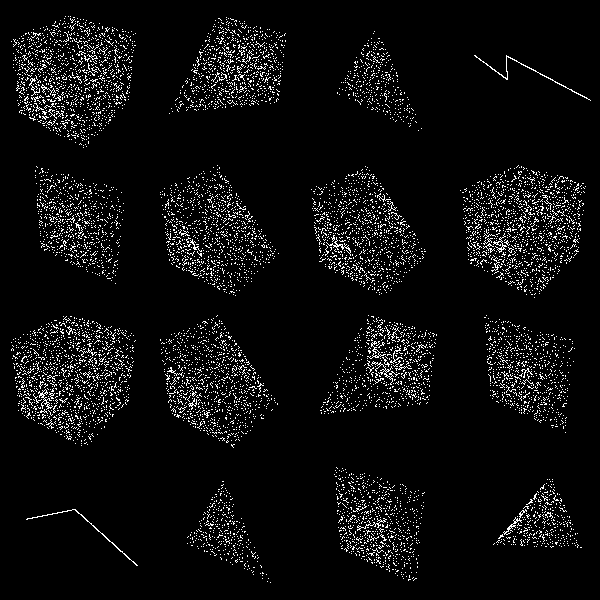

Source code (Python):
#!/usr/bin/env python
# Demonstrate quadratic cell IntersectWithLine methods for various cell types.

import math

import vtkmodules.vtkInteractionStyle  # noqa: F401
import vtkmodules.vtkRenderingOpenGL2  # noqa: F401

from vtkmodules.vtkCommonCore import reference, vtkMinimalStandardRandomSequence, vtkPoints
from vtkmodules.vtkCommonDataModel import (
    vtkBiQuadraticQuad,
    vtkBiQuadraticQuadraticHexahedron,
    vtkBiQuadraticQuadraticWedge,
    vtkBiQuadraticTriangle,
    vtkCellArray,
    vtkCubicLine,
    vtkPolyData,
    vtkQuadraticEdge,
    vtkQuadraticHexahedron,
    vtkQuadraticLinearQuad,
    vtkQuadraticLinearWedge,
    vtkQuadraticPyramid,
    vtkQuadraticQuad,
    vtkQuadraticTetra,
    vtkQuadraticTriangle,
    vtkQuadraticWedge,
    vtkTriQuadraticHexahedron,
    vtkTriQuadraticPyramid,
)
from vtkmodules.vtkRenderingCore import (
    vtkActor,
    vtkPolyDataMapper,
    vtkRenderWindow,
    vtkRenderWindowInteractor,
    vtkRenderer,
)

sequence = vtkMinimalStandardRandomSequence()
sequence.SetSeed(1)
n_test = 10000
radius = 1.5
center = [0.5, 0.25, 0.0]

# vtkQuadraticEdge
edge = vtkQuadraticEdge()
for i in range(edge.GetNumberOfPoints()):
    edge.GetPointIds().SetId(i, i)
edge.GetPoints().SetPoint(0, 0, 0, 0)
edge.GetPoints().SetPoint(1, 1, 0, 0)
edge.GetPoints().SetPoint(2, 0.5, 0.25, 0)

# vtkQuadraticTriangle
tri = vtkQuadraticTriangle()
for i in range(tri.GetNumberOfPoints()):
    tri.GetPointIds().SetId(i, i)
tri.GetPoints().SetPoint(0, 0, 0, 0)
tri.GetPoints().SetPoint(1, 1, 0, 0)
tri.GetPoints().SetPoint(2, 0.5, 0.8, 0)
tri.GetPoints().SetPoint(3, 0.5, 0.0, 0)
tri.GetPoints().SetPoint(4, 0.75, 0.4, 0)
tri.GetPoints().SetPoint(5, 0.25, 0.4, 0)
center = [0.5, 0.5, 0.0]

# vtkQuadraticQuad
quad = vtkQuadraticQuad()
for i in range(quad.GetNumberOfPoints()):
    quad.GetPointIds().SetId(i, i)
quad.GetPoints().SetPoint(0, 0.0, 0.0, 0.0)
quad.GetPoints().SetPoint(1, 1.0, 0.0, 0.0)
quad.GetPoints().SetPoint(2, 1.0, 1.0, 0.0)
quad.GetPoints().SetPoint(3, 0.0, 1.0, 0.0)
quad.GetPoints().SetPoint(4, 0.5, 0.0, 0.0)
quad.GetPoints().SetPoint(5, 1.0, 0.5, 0.0)
quad.GetPoints().SetPoint(6, 0.5, 1.0, 0.0)
quad.GetPoints().SetPoint(7, 0.0, 0.5, 0.0)

# vtkQuadraticTetra
tetra = vtkQuadraticTetra()
for i in range(tetra.GetNumberOfPoints()):
    tetra.GetPointIds().SetId(i, i)
tetra.GetPoints().SetPoint(0, 0.0, 0.0, 0.0)
tetra.GetPoints().SetPoint(1, 1.0, 0.0, 0.0)
tetra.GetPoints().SetPoint(2, 0.5, 0.8, 0.0)
tetra.GetPoints().SetPoint(3, 0.5, 0.4, 1.0)
tetra.GetPoints().SetPoint(4, 0.5, 0.0, 0.0)
tetra.GetPoints().SetPoint(5, 0.75, 0.4, 0.0)
tetra.GetPoints().SetPoint(6, 0.25, 0.4, 0.0)
tetra.GetPoints().SetPoint(7, 0.25, 0.2, 0.5)
tetra.GetPoints().SetPoint(8, 0.75, 0.2, 0.5)
tetra.GetPoints().SetPoint(9, 0.50, 0.6, 0.5)

# vtkQuadraticHexahedron
hex_cell = vtkQuadraticHexahedron()
for i in range(hex_cell.GetNumberOfPoints()):
    hex_cell.GetPointIds().SetId(i, i)
hex_cell.GetPoints().SetPoint(0, 0, 0, 0)
hex_cell.GetPoints().SetPoint(1, 1, 0, 0)
hex_cell.GetPoints().SetPoint(2, 1, 1, 0)
hex_cell.GetPoints().SetPoint(3, 0, 1, 0)
hex_cell.GetPoints().SetPoint(4, 0, 0, 1)
hex_cell.GetPoints().SetPoint(5, 1, 0, 1)
hex_cell.GetPoints().SetPoint(6, 1, 1, 1)
hex_cell.GetPoints().SetPoint(7, 0, 1, 1)
hex_cell.GetPoints().SetPoint(8, 0.5, 0, 0)
hex_cell.GetPoints().SetPoint(9, 1, 0.5, 0)
hex_cell.GetPoints().SetPoint(10, 0.5, 1, 0)
hex_cell.GetPoints().SetPoint(11, 0, 0.5, 0)
hex_cell.GetPoints().SetPoint(12, 0.5, 0, 1)
hex_cell.GetPoints().SetPoint(13, 1, 0.5, 1)
hex_cell.GetPoints().SetPoint(14, 0.5, 1, 1)
hex_cell.GetPoints().SetPoint(15, 0, 0.5, 1)
hex_cell.GetPoints().SetPoint(16, 0, 0, 0.5)
hex_cell.GetPoints().SetPoint(17, 1, 0, 0.5)
hex_cell.GetPoints().SetPoint(18, 1, 1, 0.5)
hex_cell.GetPoints().SetPoint(19, 0, 1, 0.5)

# vtkQuadraticWedge
wedge = vtkQuadraticWedge()
pcoords = wedge.GetParametricCoords()
for i in range(wedge.GetNumberOfPoints()):
    wedge.GetPointIds().SetId(i, i)
    wedge.GetPoints().SetPoint(i, pcoords[3 * i], pcoords[3 * i + 1], pcoords[3 * i + 2])

# vtkQuadraticPyramid
pyra = vtkQuadraticPyramid()
for i in range(pyra.GetNumberOfPoints()):
    pyra.GetPointIds().SetId(i, i)
pyra.GetPoints().SetPoint(0, 0, 0, 0)
pyra.GetPoints().SetPoint(1, 1, 0, 0)
pyra.GetPoints().SetPoint(2, 1, 1, 0)
pyra.GetPoints().SetPoint(3, 0, 1, 0)
pyra.GetPoints().SetPoint(4, 0, 0, 1)
pyra.GetPoints().SetPoint(5, 0.5, 0, 0)
pyra.GetPoints().SetPoint(6, 1, 0.5, 0)
pyra.GetPoints().SetPoint(7, 0.5, 1, 0)
pyra.GetPoints().SetPoint(8, 0, 0.5, 0)
pyra.GetPoints().SetPoint(9, 0, 0, 0.5)
pyra.GetPoints().SetPoint(10, 0.5, 0, 0.5)
pyra.GetPoints().SetPoint(11, 0.5, 0.5, 0.5)
pyra.GetPoints().SetPoint(12, 0, 0.5, 0.5)

# vtkQuadraticLinearQuad
quadlin = vtkQuadraticLinearQuad()
ql_pcoords = quadlin.GetParametricCoords()
for i in range(quadlin.GetNumberOfPoints()):
    quadlin.GetPointIds().SetId(i, i)
    quadlin.GetPoints().SetPoint(i, ql_pcoords[3 * i], ql_pcoords[3 * i + 1], ql_pcoords[3 * i + 2])

# vtkBiQuadraticQuad
biquad = vtkBiQuadraticQuad()
bq_pcoords = biquad.GetParametricCoords()
for i in range(biquad.GetNumberOfPoints()):
    biquad.GetPointIds().SetId(i, i)
    biquad.GetPoints().SetPoint(i, bq_pcoords[3 * i], bq_pcoords[3 * i + 1], bq_pcoords[3 * i + 2])

# vtkQuadraticLinearWedge
wedgelin = vtkQuadraticLinearWedge()
wl_pcoords = wedgelin.GetParametricCoords()
for i in range(wedgelin.GetNumberOfPoints()):
    wedgelin.GetPointIds().SetId(i, i)
    wedgelin.GetPoints().SetPoint(i, wl_pcoords[3 * i], wl_pcoords[3 * i + 1], wl_pcoords[3 * i + 2])

# vtkBiQuadraticQuadraticWedge
biwedge = vtkBiQuadraticQuadraticWedge()
bw_pcoords = biwedge.GetParametricCoords()
for i in range(biwedge.GetNumberOfPoints()):
    biwedge.GetPointIds().SetId(i, i)
    biwedge.GetPoints().SetPoint(i, bw_pcoords[3 * i], bw_pcoords[3 * i + 1], bw_pcoords[3 * i + 2])

# vtkBiQuadraticQuadraticHexahedron
bihex = vtkBiQuadraticQuadraticHexahedron()
bh_pcoords = bihex.GetParametricCoords()
for i in range(bihex.GetNumberOfPoints()):
    bihex.GetPointIds().SetId(i, i)
    bihex.GetPoints().SetPoint(i, bh_pcoords[3 * i], bh_pcoords[3 * i + 1], bh_pcoords[3 * i + 2])

# vtkTriQuadraticHexahedron
trihex = vtkTriQuadraticHexahedron()
th_pcoords = trihex.GetParametricCoords()
for i in range(trihex.GetNumberOfPoints()):
    trihex.GetPointIds().SetId(i, i)
    trihex.GetPoints().SetPoint(i, th_pcoords[3 * i], th_pcoords[3 * i + 1], th_pcoords[3 * i + 2])

# vtkTriQuadraticPyramid
tq_pyra = vtkTriQuadraticPyramid()
for i in range(tq_pyra.GetNumberOfPoints()):
    tq_pyra.GetPointIds().SetId(i, i)
tq_pyra.GetPoints().SetPoint(0, 0, 0, 0)
tq_pyra.GetPoints().SetPoint(1, 1, 0, 0)
tq_pyra.GetPoints().SetPoint(2, 1, 1, 0)
tq_pyra.GetPoints().SetPoint(3, 0, 1, 0)
tq_pyra.GetPoints().SetPoint(4, 0, 0, 1)
tq_pyra.GetPoints().SetPoint(5, 0.5, 0, 0)
tq_pyra.GetPoints().SetPoint(6, 1, 0.5, 0)
tq_pyra.GetPoints().SetPoint(7, 0.5, 1, 0)
tq_pyra.GetPoints().SetPoint(8, 0, 0.5, 0)
tq_pyra.GetPoints().SetPoint(9, 0, 0, 0.5)
tq_pyra.GetPoints().SetPoint(10, 0.5, 0, 0.5)
tq_pyra.GetPoints().SetPoint(11, 0.5, 0.5, 0.5)
tq_pyra.GetPoints().SetPoint(12, 0, 0.5, 0.5)
tq_pyra.GetPoints().SetPoint(13, 0.5, 0.5, 0)
tq_pyra.GetPoints().SetPoint(14, 1.0 / 3.0, 0, 1.0 / 3.0)
tq_pyra.GetPoints().SetPoint(15, 2.0 / 3.0, 1.0 / 3.0, 1.0 / 3.0)
tq_pyra.GetPoints().SetPoint(16, 1.0 / 3.0, 2.0 / 3.0, 1.0 / 3.0)
tq_pyra.GetPoints().SetPoint(17, 0, 1.0 / 3.0, 1.0 / 3.0)
tq_pyra.GetPoints().SetPoint(18, 0.4, 0.4, 0.2)

# vtkBiQuadraticTriangle
bitri = vtkBiQuadraticTriangle()
for i in range(bitri.GetNumberOfPoints()):
    bitri.GetPointIds().SetId(i, i)
bitri.GetPoints().SetPoint(0, 0, 0, 0)
bitri.GetPoints().SetPoint(1, 1, 0, 0)
bitri.GetPoints().SetPoint(2, 0.5, 0.8, 0)
bitri.GetPoints().SetPoint(3, 0.5, 0.0, 0)
bitri.GetPoints().SetPoint(4, 0.75, 0.4, 0)
bitri.GetPoints().SetPoint(5, 0.25, 0.4, 0)
bitri.GetPoints().SetPoint(6, 0.45, 0.24, 0)

# vtkCubicLine
culine = vtkCubicLine()
for i in range(culine.GetNumberOfPoints()):
    culine.GetPointIds().SetId(i, i)
culine.GetPoints().SetPoint(0, 0, 0, 0)
culine.GetPoints().SetPoint(1, 1, 0, 0)
culine.GetPoints().SetPoint(2, 1.0 / 3.0, -0.1, 0)
culine.GetPoints().SetPoint(3, 1.0 / 3.0, 0.1, 0)

# Cell test list: (cell, three_dimensional).
cell_tests = [
    (edge, False),
    (tri, True),
    (quad, True),
    (tetra, True),
    (hex_cell, True),
    (wedge, True),
    (pyra, True),
    (quadlin, True),
    (biquad, True),
    (wedgelin, True),
    (biwedge, True),
    (bihex, True),
    (trihex, True),
    (tq_pyra, True),
    (bitri, True),
    (culine, False),
]

# Perform intersection tests for each cell.
# 0: edge (2D)
hit_points_0 = vtkPoints()
hit_verts_0 = vtkCellArray()
for _ in range(n_test):
    p0 = [0.0, 0.0, 0.0]
    p1 = [0.0, 0.0, 0.0]
    for pt in [p0, p1]:
        theta = 2.0 * math.pi * sequence.GetValue()
        sequence.Next()
        pt[0] = radius * math.cos(theta) + center[0]
        pt[1] = radius * math.sin(theta) + center[1]
    t_val = reference(0.0)
    x = [0.0, 0.0, 0.0]
    pcoords = [0.0, 0.0, 0.0]
    sub_id = reference(0)
    result = edge.IntersectWithLine(p0, p1, 1.0e-7, t_val, x, pcoords, sub_id)
    if result:
        pid = hit_points_0.InsertNextPoint(x)
        hit_verts_0.InsertNextCell(1, [pid])
pd_0 = vtkPolyData()
pd_0.SetPoints(hit_points_0)
pd_0.SetVerts(hit_verts_0)
mapper_0 = vtkPolyDataMapper()
mapper_0.SetInputData(pd_0)
actor_0 = vtkActor()
actor_0.SetMapper(mapper_0)

# 1: tri (3D)
hit_points_1 = vtkPoints()
hit_verts_1 = vtkCellArray()
for _ in range(n_test):
    p0 = [0.0, 0.0, 0.0]
    p1 = [0.0, 0.0, 0.0]
    for pt in [p0, p1]:
        theta = 2.0 * math.pi * sequence.GetValue()
        sequence.Next()
        phi = math.pi * sequence.GetValue()
        sequence.Next()
        pt[0] = radius * math.cos(theta) * math.sin(phi) + center[0]
        pt[1] = radius * math.sin(theta) * math.sin(phi) + center[1]
        pt[2] = radius * math.cos(phi) + center[2]
    t_val = reference(0.0)
    x = [0.0, 0.0, 0.0]
    pcoords = [0.0, 0.0, 0.0]
    sub_id = reference(0)
    result = tri.IntersectWithLine(p0, p1, 1.0e-7, t_val, x, pcoords, sub_id)
    if result:
        pid = hit_points_1.InsertNextPoint(x)
        hit_verts_1.InsertNextCell(1, [pid])
pd_1 = vtkPolyData()
pd_1.SetPoints(hit_points_1)
pd_1.SetVerts(hit_verts_1)
mapper_1 = vtkPolyDataMapper()
mapper_1.SetInputData(pd_1)
actor_1 = vtkActor()
actor_1.SetMapper(mapper_1)

# 2: quad (3D)
hit_points_2 = vtkPoints()
hit_verts_2 = vtkCellArray()
for _ in range(n_test):
    p0 = [0.0, 0.0, 0.0]
    p1 = [0.0, 0.0, 0.0]
    for pt in [p0, p1]:
        theta = 2.0 * math.pi * sequence.GetValue()
        sequence.Next()
        phi = math.pi * sequence.GetValue()
        sequence.Next()
        pt[0] = radius * math.cos(theta) * math.sin(phi) + center[0]
        pt[1] = radius * math.sin(theta) * math.sin(phi) + center[1]
        pt[2] = radius * math.cos(phi) + center[2]
    t_val = reference(0.0)
    x = [0.0, 0.0, 0.0]
    pcoords = [0.0, 0.0, 0.0]
    sub_id = reference(0)
    result = quad.IntersectWithLine(p0, p1, 1.0e-7, t_val, x, pcoords, sub_id)
    if result:
        pid = hit_points_2.InsertNextPoint(x)
        hit_verts_2.InsertNextCell(1, [pid])
pd_2 = vtkPolyData()
pd_2.SetPoints(hit_points_2)
pd_2.SetVerts(hit_verts_2)
mapper_2 = vtkPolyDataMapper()
mapper_2.SetInputData(pd_2)
actor_2 = vtkActor()
actor_2.SetMapper(mapper_2)

# 3: tetra (3D)
hit_points_3 = vtkPoints()
hit_verts_3 = vtkCellArray()
for _ in range(n_test):
    p0 = [0.0, 0.0, 0.0]
    p1 = [0.0, 0.0, 0.0]
    for pt in [p0, p1]:
        theta = 2.0 * math.pi * sequence.GetValue()
        sequence.Next()
        phi = math.pi * sequence.GetValue()
        sequence.Next()
        pt[0] = radius * math.cos(theta) * math.sin(phi) + center[0]
        pt[1] = radius * math.sin(theta) * math.sin(phi) + center[1]
        pt[2] = radius * math.cos(phi) + center[2]
    t_val = reference(0.0)
    x = [0.0, 0.0, 0.0]
    pcoords = [0.0, 0.0, 0.0]
    sub_id = reference(0)
    result = tetra.IntersectWithLine(p0, p1, 1.0e-7, t_val, x, pcoords, sub_id)
    if result:
        pid = hit_points_3.InsertNextPoint(x)
        hit_verts_3.InsertNextCell(1, [pid])
pd_3 = vtkPolyData()
pd_3.SetPoints(hit_points_3)
pd_3.SetVerts(hit_verts_3)
mapper_3 = vtkPolyDataMapper()
mapper_3.SetInputData(pd_3)
actor_3 = vtkActor()
actor_3.SetMapper(mapper_3)

# 4: hex_cell (3D)
hit_points_4 = vtkPoints()
hit_verts_4 = vtkCellArray()
for _ in range(n_test):
    p0 = [0.0, 0.0, 0.0]
    p1 = [0.0, 0.0, 0.0]
    for pt in [p0, p1]:
        theta = 2.0 * math.pi * sequence.GetValue()
        sequence.Next()
        phi = math.pi * sequence.GetValue()
        sequence.Next()
        pt[0] = radius * math.cos(theta) * math.sin(phi) + center[0]
        pt[1] = radius * math.sin(theta) * math.sin(phi) + center[1]
        pt[2] = radius * math.cos(phi) + center[2]
    t_val = reference(0.0)
    x = [0.0, 0.0, 0.0]
    pcoords = [0.0, 0.0, 0.0]
    sub_id = reference(0)
    result = hex_cell.IntersectWithLine(p0, p1, 1.0e-7, t_val, x, pcoords, sub_id)
    if result:
        pid = hit_points_4.InsertNextPoint(x)
        hit_verts_4.InsertNextCell(1, [pid])
pd_4 = vtkPolyData()
pd_4.SetPoints(hit_points_4)
pd_4.SetVerts(hit_verts_4)
mapper_4 = vtkPolyDataMapper()
mapper_4.SetInputData(pd_4)
actor_4 = vtkActor()
actor_4.SetMapper(mapper_4)

# 5: wedge (3D)
hit_points_5 = vtkPoints()
hit_verts_5 = vtkCellArray()
for _ in range(n_test):
    p0 = [0.0, 0.0, 0.0]
    p1 = [0.0, 0.0, 0.0]
    for pt in [p0, p1]:
        theta = 2.0 * math.pi * sequence.GetValue()
        sequence.Next()
        phi = math.pi * sequence.GetValue()
        sequence.Next()
        pt[0] = radius * math.cos(theta) * math.sin(phi) + center[0]
        pt[1] = radius * math.sin(theta) * math.sin(phi) + center[1]
        pt[2] = radius * math.cos(phi) + center[2]
    t_val = reference(0.0)
    x = [0.0, 0.0, 0.0]
    pcoords = [0.0, 0.0, 0.0]
    sub_id = reference(0)
    result = wedge.IntersectWithLine(p0, p1, 1.0e-7, t_val, x, pcoords, sub_id)
    if result:
        pid = hit_points_5.InsertNextPoint(x)
        hit_verts_5.InsertNextCell(1, [pid])
pd_5 = vtkPolyData()
pd_5.SetPoints(hit_points_5)
pd_5.SetVerts(hit_verts_5)
mapper_5 = vtkPolyDataMapper()
mapper_5.SetInputData(pd_5)
actor_5 = vtkActor()
actor_5.SetMapper(mapper_5)

# 6: pyra (3D)
hit_points_6 = vtkPoints()
hit_verts_6 = vtkCellArray()
for _ in range(n_test):
    p0 = [0.0, 0.0, 0.0]
    p1 = [0.0, 0.0, 0.0]
    for pt in [p0, p1]:
        theta = 2.0 * math.pi * sequence.GetValue()
        sequence.Next()
        phi = math.pi * sequence.GetValue()
        sequence.Next()
        pt[0] = radius * math.cos(theta) * math.sin(phi) + center[0]
        pt[1] = radius * math.sin(theta) * math.sin(phi) + center[1]
        pt[2] = radius * math.cos(phi) + center[2]
    t_val = reference(0.0)
    x = [0.0, 0.0, 0.0]
    pcoords = [0.0, 0.0, 0.0]
    sub_id = reference(0)
    result = pyra.IntersectWithLine(p0, p1, 1.0e-7, t_val, x, pcoords, sub_id)
    if result:
        pid = hit_points_6.InsertNextPoint(x)
        hit_verts_6.InsertNextCell(1, [pid])
pd_6 = vtkPolyData()
pd_6.SetPoints(hit_points_6)
pd_6.SetVerts(hit_verts_6)
mapper_6 = vtkPolyDataMapper()
mapper_6.SetInputData(pd_6)
actor_6 = vtkActor()
actor_6.SetMapper(mapper_6)

# 7: quadlin (3D)
hit_points_7 = vtkPoints()
hit_verts_7 = vtkCellArray()
for _ in range(n_test):
    p0 = [0.0, 0.0, 0.0]
    p1 = [0.0, 0.0, 0.0]
    for pt in [p0, p1]:
        theta = 2.0 * math.pi * sequence.GetValue()
        sequence.Next()
        phi = math.pi * sequence.GetValue()
        sequence.Next()
        pt[0] = radius * math.cos(theta) * math.sin(phi) + center[0]
        pt[1] = radius * math.sin(theta) * math.sin(phi) + center[1]
        pt[2] = radius * math.cos(phi) + center[2]
    t_val = reference(0.0)
    x = [0.0, 0.0, 0.0]
    pcoords = [0.0, 0.0, 0.0]
    sub_id = reference(0)
    result = quadlin.IntersectWithLine(p0, p1, 1.0e-7, t_val, x, pcoords, sub_id)
    if result:
        pid = hit_points_7.InsertNextPoint(x)
        hit_verts_7.InsertNextCell(1, [pid])
pd_7 = vtkPolyData()
pd_7.SetPoints(hit_points_7)
pd_7.SetVerts(hit_verts_7)
mapper_7 = vtkPolyDataMapper()
mapper_7.SetInputData(pd_7)
actor_7 = vtkActor()
actor_7.SetMapper(mapper_7)

# 8: biquad (3D)
hit_points_8 = vtkPoints()
hit_verts_8 = vtkCellArray()
for _ in range(n_test):
    p0 = [0.0, 0.0, 0.0]
    p1 = [0.0, 0.0, 0.0]
    for pt in [p0, p1]:
        theta = 2.0 * math.pi * sequence.GetValue()
        sequence.Next()
        phi = math.pi * sequence.GetValue()
        sequence.Next()
        pt[0] = radius * math.cos(theta) * math.sin(phi) + center[0]
        pt[1] = radius * math.sin(theta) * math.sin(phi) + center[1]
        pt[2] = radius * math.cos(phi) + center[2]
    t_val = reference(0.0)
    x = [0.0, 0.0, 0.0]
    pcoords = [0.0, 0.0, 0.0]
    sub_id = reference(0)
    result = biquad.IntersectWithLine(p0, p1, 1.0e-7, t_val, x, pcoords, sub_id)
    if result:
        pid = hit_points_8.InsertNextPoint(x)
        hit_verts_8.InsertNextCell(1, [pid])
pd_8 = vtkPolyData()
pd_8.SetPoints(hit_points_8)
pd_8.SetVerts(hit_verts_8)
mapper_8 = vtkPolyDataMapper()
mapper_8.SetInputData(pd_8)
actor_8 = vtkActor()
actor_8.SetMapper(mapper_8)

# 9: wedgelin (3D)
hit_points_9 = vtkPoints()
hit_verts_9 = vtkCellArray()
for _ in range(n_test):
    p0 = [0.0, 0.0, 0.0]
    p1 = [0.0, 0.0, 0.0]
    for pt in [p0, p1]:
        theta = 2.0 * math.pi * sequence.GetValue()
        sequence.Next()
        phi = math.pi * sequence.GetValue()
        sequence.Next()
        pt[0] = radius * math.cos(theta) * math.sin(phi) + center[0]
        pt[1] = radius * math.sin(theta) * math.sin(phi) + center[1]
        pt[2] = radius * math.cos(phi) + center[2]
    t_val = reference(0.0)
    x = [0.0, 0.0, 0.0]
    pcoords = [0.0, 0.0, 0.0]
    sub_id = reference(0)
    result = wedgelin.IntersectWithLine(p0, p1, 1.0e-7, t_val, x, pcoords, sub_id)
    if result:
        pid = hit_points_9.InsertNextPoint(x)
        hit_verts_9.InsertNextCell(1, [pid])
pd_9 = vtkPolyData()
pd_9.SetPoints(hit_points_9)
pd_9.SetVerts(hit_verts_9)
mapper_9 = vtkPolyDataMapper()
mapper_9.SetInputData(pd_9)
actor_9 = vtkActor()
actor_9.SetMapper(mapper_9)

# 10: biwedge (3D)
hit_points_10 = vtkPoints()
hit_verts_10 = vtkCellArray()
for _ in range(n_test):
    p0 = [0.0, 0.0, 0.0]
    p1 = [0.0, 0.0, 0.0]
    for pt in [p0, p1]:
        theta = 2.0 * math.pi * sequence.GetValue()
        sequence.Next()
        phi = math.pi * sequence.GetValue()
        sequence.Next()
        pt[0] = radius * math.cos(theta) * math.sin(phi) + center[0]
        pt[1] = radius * math.sin(theta) * math.sin(phi) + center[1]
        pt[2] = radius * math.cos(phi) + center[2]
    t_val = reference(0.0)
    x = [0.0, 0.0, 0.0]
    pcoords = [0.0, 0.0, 0.0]
    sub_id = reference(0)
    result = biwedge.IntersectWithLine(p0, p1, 1.0e-7, t_val, x, pcoords, sub_id)
    if result:
        pid = hit_points_10.InsertNextPoint(x)
        hit_verts_10.InsertNextCell(1, [pid])
pd_10 = vtkPolyData()
pd_10.SetPoints(hit_points_10)
pd_10.SetVerts(hit_verts_10)
mapper_10 = vtkPolyDataMapper()
mapper_10.SetInputData(pd_10)
actor_10 = vtkActor()
actor_10.SetMapper(mapper_10)

# 11: bihex (3D)
hit_points_11 = vtkPoints()
hit_verts_11 = vtkCellArray()
for _ in range(n_test):
    p0 = [0.0, 0.0, 0.0]
    p1 = [0.0, 0.0, 0.0]
    for pt in [p0, p1]:
        theta = 2.0 * math.pi * sequence.GetValue()
        sequence.Next()
        phi = math.pi * sequence.GetValue()
        sequence.Next()
        pt[0] = radius * math.cos(theta) * math.sin(phi) + center[0]
        pt[1] = radius * math.sin(theta) * math.sin(phi) + center[1]
        pt[2] = radius * math.cos(phi) + center[2]
    t_val = reference(0.0)
    x = [0.0, 0.0, 0.0]
    pcoords = [0.0, 0.0, 0.0]
    sub_id = reference(0)
    result = bihex.IntersectWithLine(p0, p1, 1.0e-7, t_val, x, pcoords, sub_id)
    if result:
        pid = hit_points_11.InsertNextPoint(x)
        hit_verts_11.InsertNextCell(1, [pid])
pd_11 = vtkPolyData()
pd_11.SetPoints(hit_points_11)
pd_11.SetVerts(hit_verts_11)
mapper_11 = vtkPolyDataMapper()
mapper_11.SetInputData(pd_11)
actor_11 = vtkActor()
actor_11.SetMapper(mapper_11)

# 12: trihex (3D)
hit_points_12 = vtkPoints()
hit_verts_12 = vtkCellArray()
for _ in range(n_test):
    p0 = [0.0, 0.0, 0.0]
    p1 = [0.0, 0.0, 0.0]
    for pt in [p0, p1]:
        theta = 2.0 * math.pi * sequence.GetValue()
        sequence.Next()
        phi = math.pi * sequence.GetValue()
        sequence.Next()
        pt[0] = radius * math.cos(theta) * math.sin(phi) + center[0]
        pt[1] = radius * math.sin(theta) * math.sin(phi) + center[1]
        pt[2] = radius * math.cos(phi) + center[2]
    t_val = reference(0.0)
    x = [0.0, 0.0, 0.0]
    pcoords = [0.0, 0.0, 0.0]
    sub_id = reference(0)
    result = trihex.IntersectWithLine(p0, p1, 1.0e-7, t_val, x, pcoords, sub_id)
    if result:
        pid = hit_points_12.InsertNextPoint(x)
        hit_verts_12.InsertNextCell(1, [pid])
pd_12 = vtkPolyData()
pd_12.SetPoints(hit_points_12)
pd_12.SetVerts(hit_verts_12)
mapper_12 = vtkPolyDataMapper()
mapper_12.SetInputData(pd_12)
actor_12 = vtkActor()
actor_12.SetMapper(mapper_12)

# 13: tq_pyra (3D)
hit_points_13 = vtkPoints()
hit_verts_13 = vtkCellArray()
for _ in range(n_test):
    p0 = [0.0, 0.0, 0.0]
    p1 = [0.0, 0.0, 0.0]
    for pt in [p0, p1]:
        theta = 2.0 * math.pi * sequence.GetValue()
        sequence.Next()
        phi = math.pi * sequence.GetValue()
        sequence.Next()
        pt[0] = radius * math.cos(theta) * math.sin(phi) + center[0]
        pt[1] = radius * math.sin(theta) * math.sin(phi) + center[1]
        pt[2] = radius * math.cos(phi) + center[2]
    t_val = reference(0.0)
    x = [0.0, 0.0, 0.0]
    pcoords = [0.0, 0.0, 0.0]
    sub_id = reference(0)
    result = tq_pyra.IntersectWithLine(p0, p1, 1.0e-7, t_val, x, pcoords, sub_id)
    if result:
        pid = hit_points_13.InsertNextPoint(x)
        hit_verts_13.InsertNextCell(1, [pid])
pd_13 = vtkPolyData()
pd_13.SetPoints(hit_points_13)
pd_13.SetVerts(hit_verts_13)
mapper_13 = vtkPolyDataMapper()
mapper_13.SetInputData(pd_13)
actor_13 = vtkActor()
actor_13.SetMapper(mapper_13)

# 14: bitri (3D)
hit_points_14 = vtkPoints()
hit_verts_14 = vtkCellArray()
for _ in range(n_test):
    p0 = [0.0, 0.0, 0.0]
    p1 = [0.0, 0.0, 0.0]
    for pt in [p0, p1]:
        theta = 2.0 * math.pi * sequence.GetValue()
        sequence.Next()
        phi = math.pi * sequence.GetValue()
        sequence.Next()
        pt[0] = radius * math.cos(theta) * math.sin(phi) + center[0]
        pt[1] = radius * math.sin(theta) * math.sin(phi) + center[1]
        pt[2] = radius * math.cos(phi) + center[2]
    t_val = reference(0.0)
    x = [0.0, 0.0, 0.0]
    pcoords = [0.0, 0.0, 0.0]
    sub_id = reference(0)
    result = bitri.IntersectWithLine(p0, p1, 1.0e-7, t_val, x, pcoords, sub_id)
    if result:
        pid = hit_points_14.InsertNextPoint(x)
        hit_verts_14.InsertNextCell(1, [pid])
pd_14 = vtkPolyData()
pd_14.SetPoints(hit_points_14)
pd_14.SetVerts(hit_verts_14)
mapper_14 = vtkPolyDataMapper()
mapper_14.SetInputData(pd_14)
actor_14 = vtkActor()
actor_14.SetMapper(mapper_14)

# 15: culine (2D)
hit_points_15 = vtkPoints()
hit_verts_15 = vtkCellArray()
for _ in range(n_test):
    p0 = [0.0, 0.0, 0.0]
    p1 = [0.0, 0.0, 0.0]
    for pt in [p0, p1]:
        theta = 2.0 * math.pi * sequence.GetValue()
        sequence.Next()
        pt[0] = radius * math.cos(theta) + center[0]
        pt[1] = radius * math.sin(theta) + center[1]
    t_val = reference(0.0)
    x = [0.0, 0.0, 0.0]
    pcoords = [0.0, 0.0, 0.0]
    sub_id = reference(0)
    result = culine.IntersectWithLine(p0, p1, 1.0e-7, t_val, x, pcoords, sub_id)
    if result:
        pid = hit_points_15.InsertNextPoint(x)
        hit_verts_15.InsertNextCell(1, [pid])
pd_15 = vtkPolyData()
pd_15.SetPoints(hit_points_15)
pd_15.SetVerts(hit_verts_15)
mapper_15 = vtkPolyDataMapper()
mapper_15.SetInputData(pd_15)
actor_15 = vtkActor()
actor_15.SetMapper(mapper_15)

# Renderers.
renderer_0 = vtkRenderer()
renderer_0.AddActor(actor_0)
renderer_0.SetViewport(0.0, 0.0, 0.25, 0.25)

renderer_1 = vtkRenderer()
renderer_1.AddActor(actor_1)
renderer_1.SetViewport(0.25, 0.0, 0.5, 0.25)

renderer_2 = vtkRenderer()
renderer_2.AddActor(actor_2)
renderer_2.SetViewport(0.5, 0.0, 0.75, 0.25)

renderer_3 = vtkRenderer()
renderer_3.AddActor(actor_3)
renderer_3.SetViewport(0.75, 0.0, 1.0, 0.25)

renderer_4 = vtkRenderer()
renderer_4.AddActor(actor_4)
renderer_4.SetViewport(0.0, 0.25, 0.25, 0.5)

renderer_5 = vtkRenderer()
renderer_5.AddActor(actor_5)
renderer_5.SetViewport(0.25, 0.25, 0.5, 0.5)

renderer_6 = vtkRenderer()
renderer_6.AddActor(actor_6)
renderer_6.SetViewport(0.5, 0.25, 0.75, 0.5)

renderer_7 = vtkRenderer()
renderer_7.AddActor(actor_7)
renderer_7.SetViewport(0.75, 0.25, 1.0, 0.5)

renderer_8 = vtkRenderer()
renderer_8.AddActor(actor_8)
renderer_8.SetViewport(0.0, 0.5, 0.25, 0.75)

renderer_9 = vtkRenderer()
renderer_9.AddActor(actor_9)
renderer_9.SetViewport(0.25, 0.5, 0.5, 0.75)

renderer_10 = vtkRenderer()
renderer_10.AddActor(actor_10)
renderer_10.SetViewport(0.5, 0.5, 0.75, 0.75)

renderer_11 = vtkRenderer()
renderer_11.AddActor(actor_11)
renderer_11.SetViewport(0.75, 0.5, 1.0, 0.75)

renderer_12 = vtkRenderer()
renderer_12.AddActor(actor_12)
renderer_12.SetViewport(0.0, 0.75, 0.25, 1.0)

renderer_13 = vtkRenderer()
renderer_13.AddActor(actor_13)
renderer_13.SetViewport(0.25, 0.75, 0.5, 1.0)

renderer_14 = vtkRenderer()
renderer_14.AddActor(actor_14)
renderer_14.SetViewport(0.5, 0.75, 0.75, 1.0)

renderer_15 = vtkRenderer()
renderer_15.AddActor(actor_15)
renderer_15.SetViewport(0.75, 0.75, 1.0, 1.0)

# Render window.
render_window = vtkRenderWindow()
render_window.SetMultiSamples(0)
render_window.SetSize(600, 600)
render_window.AddRenderer(renderer_0)
render_window.AddRenderer(renderer_1)
render_window.AddRenderer(renderer_2)
render_window.AddRenderer(renderer_3)
render_window.AddRenderer(renderer_4)
render_window.AddRenderer(renderer_5)
render_window.AddRenderer(renderer_6)
render_window.AddRenderer(renderer_7)
render_window.AddRenderer(renderer_8)
render_window.AddRenderer(renderer_9)
render_window.AddRenderer(renderer_10)
render_window.AddRenderer(renderer_11)
render_window.AddRenderer(renderer_12)
render_window.AddRenderer(renderer_13)
render_window.AddRenderer(renderer_14)
render_window.AddRenderer(renderer_15)
render_window.SetWindowName("quadratic intersection")

# Scene.
renderer_0.GetActiveCamera().SetPosition(2, 2, 2)
renderer_0.GetActiveCamera().SetFocalPoint(center[0], center[1], center[2])
renderer_0.ResetCamera()
renderer_1.GetActiveCamera().SetPosition(2, 2, 2)
renderer_1.GetActiveCamera().SetFocalPoint(center[0], center[1], center[2])
renderer_1.ResetCamera()
renderer_2.GetActiveCamera().SetPosition(2, 2, 2)
renderer_2.GetActiveCamera().SetFocalPoint(center[0], center[1], center[2])
renderer_2.ResetCamera()
renderer_3.GetActiveCamera().SetPosition(2, 2, 2)
renderer_3.GetActiveCamera().SetFocalPoint(center[0], center[1], center[2])
renderer_3.ResetCamera()
renderer_4.GetActiveCamera().SetPosition(2, 2, 2)
renderer_4.GetActiveCamera().SetFocalPoint(center[0], center[1], center[2])
renderer_4.ResetCamera()
renderer_5.GetActiveCamera().SetPosition(2, 2, 2)
renderer_5.GetActiveCamera().SetFocalPoint(center[0], center[1], center[2])
renderer_5.ResetCamera()
renderer_6.GetActiveCamera().SetPosition(2, 2, 2)
renderer_6.GetActiveCamera().SetFocalPoint(center[0], center[1], center[2])
renderer_6.ResetCamera()
renderer_7.GetActiveCamera().SetPosition(2, 2, 2)
renderer_7.GetActiveCamera().SetFocalPoint(center[0], center[1], center[2])
renderer_7.ResetCamera()
renderer_8.GetActiveCamera().SetPosition(2, 2, 2)
renderer_8.GetActiveCamera().SetFocalPoint(center[0], center[1], center[2])
renderer_8.ResetCamera()
renderer_9.GetActiveCamera().SetPosition(2, 2, 2)
renderer_9.GetActiveCamera().SetFocalPoint(center[0], center[1], center[2])
renderer_9.ResetCamera()
renderer_10.GetActiveCamera().SetPosition(2, 2, 2)
renderer_10.GetActiveCamera().SetFocalPoint(center[0], center[1], center[2])
renderer_10.ResetCamera()
renderer_11.GetActiveCamera().SetPosition(2, 2, 2)
renderer_11.GetActiveCamera().SetFocalPoint(center[0], center[1], center[2])
renderer_11.ResetCamera()
renderer_12.GetActiveCamera().SetPosition(2, 2, 2)
renderer_12.GetActiveCamera().SetFocalPoint(center[0], center[1], center[2])
renderer_12.ResetCamera()
renderer_13.GetActiveCamera().SetPosition(2, 2, 2)
renderer_13.GetActiveCamera().SetFocalPoint(center[0], center[1], center[2])
renderer_13.ResetCamera()
renderer_14.GetActiveCamera().SetPosition(2, 2, 2)
renderer_14.GetActiveCamera().SetFocalPoint(center[0], center[1], center[2])
renderer_14.ResetCamera()
renderer_15.GetActiveCamera().SetPosition(2, 2, 2)
renderer_15.GetActiveCamera().SetFocalPoint(center[0], center[1], center[2])
renderer_15.ResetCamera()

interactor = vtkRenderWindowInteractor()
interactor.SetRenderWindow(render_window)

interactor.Initialize()
interactor.Start()
